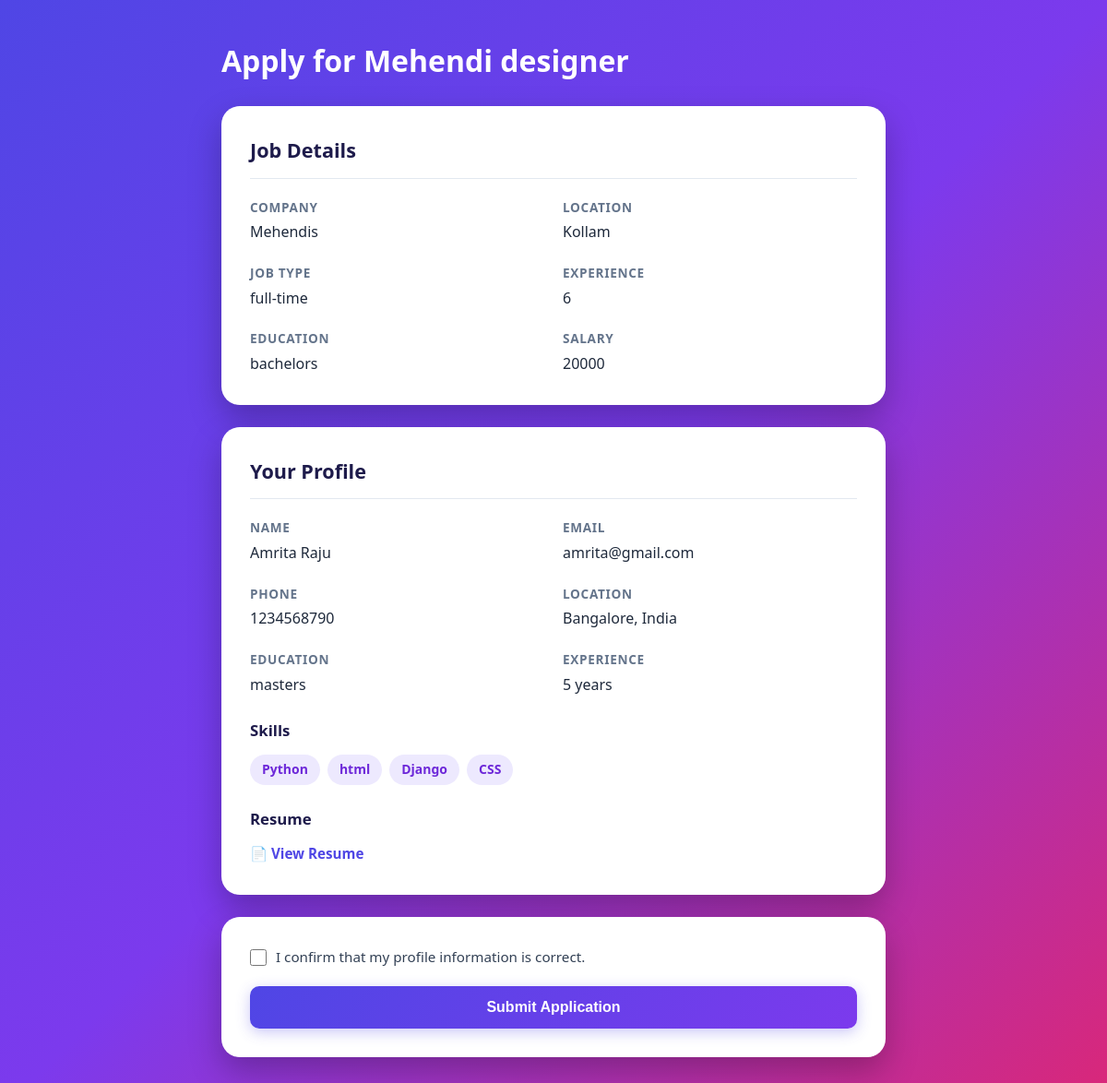
Page /candidate/apply_job/12/ (signed in) on the committed database.
### app/models.py (models this page shows)
class Job(models.Model):
    recruiter = models.ForeignKey(RecruiterProfile, on_delete=models.CASCADE, related_name='jobs', null=True,
    blank=True)
    title = models.CharField(max_length=200)
    company = models.CharField(max_length=200)
    location = models.CharField(max_length=100)
    experience = models.CharField(max_length=100, blank=True)
    jobtype = models.CharField(max_length=100,blank=True)
    education = models.CharField(max_length=100,blank=True)
    description = models.TextField()
    lastdate = models.DateField(null=True, blank=True)
    required_skills = models.ManyToManyField(Skill, blank=True)
    salary = models.CharField(max_length=100, blank=True)
    created_at = models.DateTimeField(auto_now_add=True)
    is_active = models.BooleanField(default=True)

class CandidateProfile(models.Model):
    user = models.OneToOneField(User, on_delete=models.CASCADE)
    phone = models.CharField(max_length=15, blank=True)
    location = models.CharField(max_length=100, blank=True)
    education = models.CharField(max_length=200, blank=True)
    experience = models.IntegerField(default=0)
    skills = models.ManyToManyField(Skill, blank=True)
    resume = models.FileField(upload_to='resumes/', blank=True, null=True)

class Skill(models.Model):
    name = models.CharField(max_length=100, unique=True)

### app/views.py (the view, shortened to what this page needs)
# urls.py: path('candidate/apply_job/<int:job_id>/', views.apply_job, name='apply_job'),
@login_required
def apply_job(request, job_id):
    job = get_object_or_404(
        Job,
        id=job_id,
        is_active=True
    )
    profile = get_object_or_404(
        CandidateProfile,
        user=request.user
    )
    already_applied = Application.objects.filter(
        candidate=profile,
        job=job
    ).exists()
    if already_applied:
        messages.warning(
            request,
            "You have already applied for this job."
        )
        return redirect('jobsearch')
    return render(
        request,
        'candidate/apply_job.html',
        {
            'job': job,
            'profile': profile,
        }
    )

### app/templates/candidate/apply_job.html (shortened to what this page needs)
<!DOCTYPE html>
<html lang="en">
<head>
</head>
<body>
    <div class="container">
        <header class="page-header">
            <h1>Apply for {{ job.title }}</h1>
        </header>
        <section class="card">
            <h2 class="card-title">Job Details</h2>
            <div class="info-grid">
                <div class="info-item">
                    <span class="info-label">Company</span>
                    <span class="info-value">{{ job.company }}</span>
                </div>
                <div class="info-item">
                    <span class="info-label">Location</span>
                    <span class="info-value">{{ job.location }}</span>
                </div>
                <div class="info-item">
                    <span class="info-label">Job Type</span>
                    <span class="info-value">{{ job.jobtype }}</span>
                </div>
                <div class="info-item">
                    <span class="info-label">Experience</span>
                    <span class="info-value">{{ job.experience }}</span>
                </div>
                <div class="info-item">
                    <span class="info-label">Education</span>
                    <span class="info-value">{{ job.education }}</span>
                </div>
                <div class="info-item">
                    <span class="info-label">Salary</span>
                    <span class="info-value">{{ job.salary }}</span>
                </div>
            </div>
        </section>
        <section class="card">
            <h2 class="card-title">Your Profile</h2>
            <div class="info-grid">
                <div class="info-item">
                    <span class="info-label">Name</span>
                    <span class="info-value">{{ profile.user.first_name }} {{ profile.user.last_name }}</span>
                </div>
                <div class="info-item">
                    <span class="info-label">Email</span>
                    <span class="info-value">{{ profile.user.email }}</span>
                </div>
                <div class="info-item">
                    <span class="info-label">Phone</span>
                    <span class="info-value">{{ profile.phone }}</span>
                </div>
                <div class="info-item">
                    <span class="info-label">Location</span>
                    <span class="info-value">{{ profile.location }}</span>
                </div>
                <div class="info-item">
                    <span class="info-label">Education</span>
                    <span class="info-value">{{ profile.education }}</span>
                </div>
                <div class="info-item">
                    <span class="info-label">Experience</span>
                    <span class="info-value">{{ profile.experience }} years</span>
                </div>
            </div>
            <h3 class="section-divider">Skills</h3>
            <div class="skills-wrapper">
                {% for skill in profile.skills.all %}
                    <span class="skill-tag">{{ skill.name }}</span>
                {% empty %}
                    <p class="empty-text">No skills added.</p>
                {% endfor %}
            </div>
            <h3 class="section-divider">Resume</h3>
            {% if profile.resume %}
                <a href="{{ profile.resume.url }}" target="_blank" class="btn-link">
                    📄 View Resume
                </a>
            {% else %}
                <p class="empty-text">No resume uploaded.</p>
            {% endif %}
        </section>
        <section class="card">
            <form method="POST" class="application-form">
                <label class="checkbox-label">
                    <input type="checkbox" required>
                    <span>I confirm that my profile information is correct.</span>
                </label>
                <button type="submit" class="btn-submit">
                    Submit Application
                </button>
            </form>
        </section>
    </div>
</body>
</html>

### app/templates/candidate/apply_job.html (style rules this page uses)
* { margin: 0; padding: 0; box-sizing: border-box; }
body { font-family: 'Segoe UI', Tahoma, Geneva, Verdana, sans-serif; background: linear-gradient( 135deg, #4f46e5 0%, #7c3aed 50%, #db2777 100% ); color: #1e293b; line-height: 1.6; padding: 40px 20px; min-height: 100vh; }
.container { max-width: 720px; margin: 0 auto; }
.page-header { margin-bottom: 24px; }
.page-header h1 { font-size: 2rem; font-weight: 700; color: #ffffff; margin-bottom: 5px; }
.card { background: #ffffff; border: 1px solid rgba(255, 255, 255, 0.2); border-radius: 20px; box-shadow: 0 15px 35px rgba(0, 0, 0, 0.25); padding: 30px; margin-bottom: 24px; }
.card-title { font-size: 1.35rem; font-weight: 700; margin-bottom: 20px; padding-bottom: 12px; border-bottom: 1px solid #e2e8f0; color: #1e1b4b; }
.info-grid { display: grid; grid-template-columns: repeat(2, minmax(0, 1fr)); gap: 20px; }
.info-item { display: flex; flex-direction: column; min-width: 0; }
.info-label { font-size: 0.85rem; font-weight: 600; text-transform: uppercase; letter-spacing: 0.05em; color: #64748b; margin-bottom: 4px; }
.info-value { font-size: 1rem; color: #1e293b; font-weight: 500; overflow-wrap: anywhere; }
.section-divider { margin: 24px 0 12px; font-size: 1.05rem; font-weight: 700; color: #1e1b4b; }
.skills-wrapper { display: flex; flex-wrap: wrap; gap: 8px; }
.skill-tag { background: #ede9fe; color: #6d28d9; padding: 5px 13px; border-radius: 20px; font-size: 0.875rem; font-weight: 600; }
.btn-link { display: inline-flex; align-items: center; gap: 6px; color: #4f46e5; text-decoration: none; font-weight: 600; font-size: 0.95rem; transition: color 0.2s; }
.application-form { display: flex; flex-direction: column; gap: 20px; }
.checkbox-label { display: flex; align-items: flex-start; gap: 10px; font-size: 0.95rem; color: #334155; cursor: pointer; }
.checkbox-label input[type="checkbox"] { width: 18px; height: 18px; margin-top: 4px; flex-shrink: 0; accent-color: #7c3aed; cursor: pointer; }
.btn-submit { background: linear-gradient(135deg, #4f46e5 0%, #7c3aed 100%); color: #ffffff; border: none; border-radius: 10px; padding: 14px 24px; font-size: 1rem; font-weight: 700; cursor: pointer; transition: all 0.3s ease; width: 100%; box-shadow: 0 4px 15px rgba(79, 70, 229, 0.3); }

### rows in the picture
Job: title "Mehendi designer", company "Mehendis", location "Kollam", jobtype "full-time", experience "6", education "bachelors", salary "20000"
CandidateProfile: user.first_name "Amrita", user.last_name "Raju", user.email "amrita@gmail.com", phone "1234568790", location "Bangalore, India", education "masters", experience "5"
Skill: name "Python"
Skill: name "html"
Skill: name "Django"
Skill: name "CSS"
